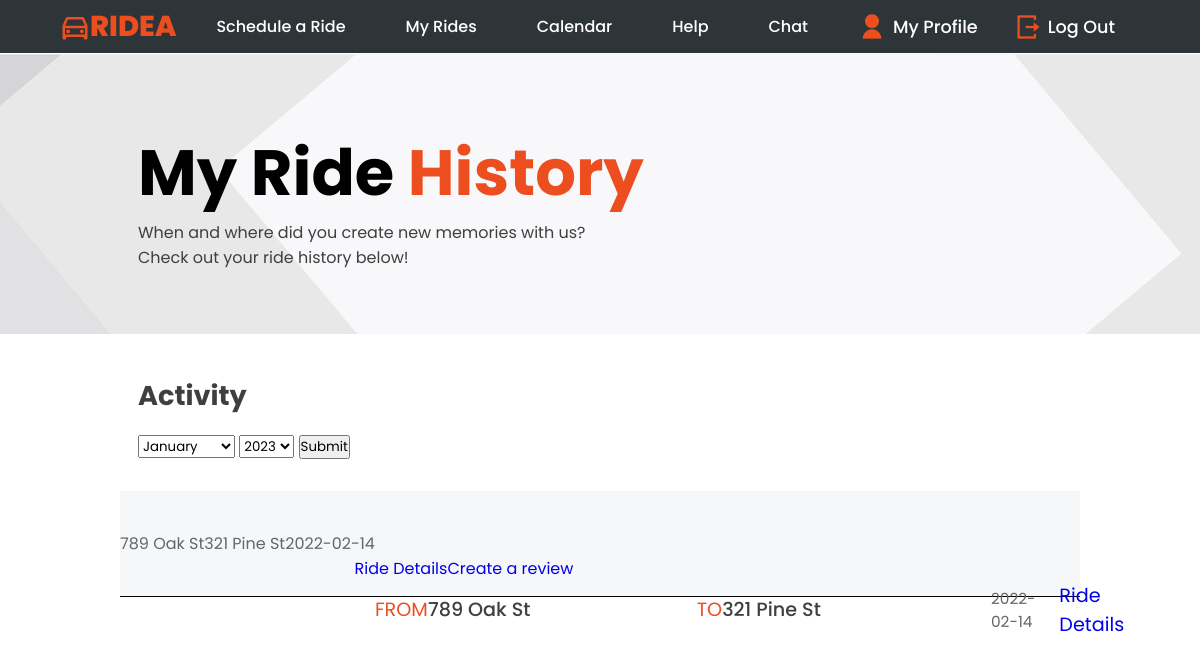
The app's page /ride-history.php (signed in), older data.
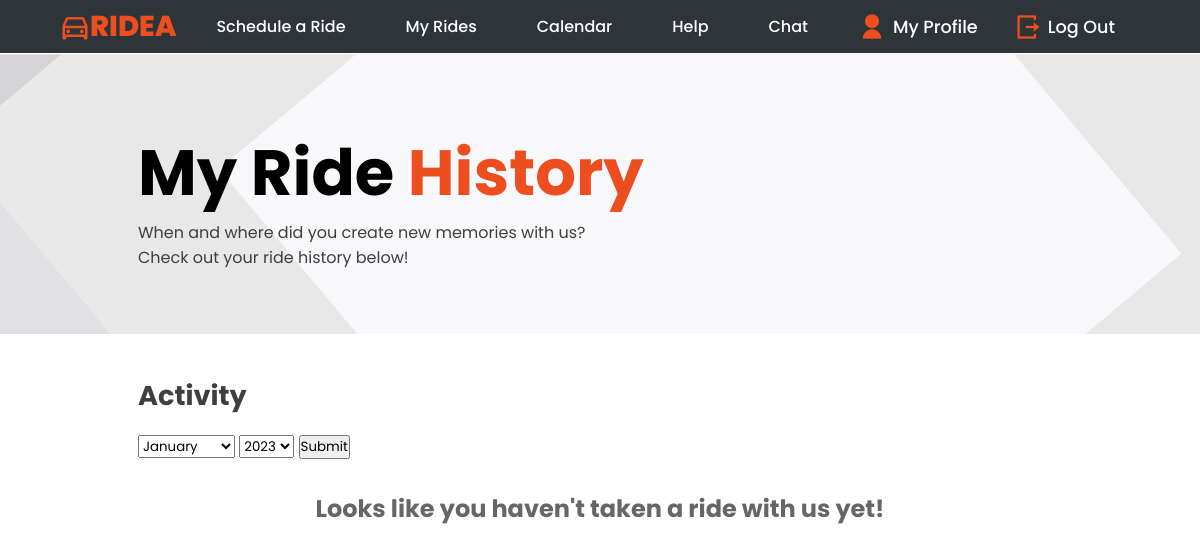
The same page, newer data.
### tables this page shows
CREATE TABLE TRIP (
    TripID INT AUTO_INCREMENT NOT NULL,
    DriverID INT,
    PassengerID INT,
    Start_location VARCHAR(255),
    End_location VARCHAR(255),
    Distance DECIMAL(10,2),
    Date DATE,
    PRIMARY KEY (TripID),
    FOREIGN KEY (DriverID) REFERENCES DRIVER(DriverID),
    FOREIGN KEY (PassengerID) REFERENCES PASSENGER(PassengerID)
);

### ride-history.php (the view, shortened to what this page needs)
<!DOCTYPE html>
<html lang="en">
<head>
    <link href="https://cdn.jsdelivr.net/npm/remixicon@2.5.0/fonts/remixicon.css" rel="stylesheet">
    <link rel="stylesheet" href="https://unpkg.com/boxicons@latest/css/boxicons.min.css">
    <link rel="stylesheet" href="path/to/font-awesome/css/font-awesome.min.css">
</head>
<body>
<?php include 'includes/nav.php'; ?>
<div class="contents">
    <div class="texts">
    <h2>My Ride <span>History</span></h2>
    <p>When and where did you create new memories with us?<br>Check out your ride history below!</p>
    </div>
</div>
<main>
<p class="activity"> Activity </p>
<form id="period_select" name="period_selection" method="POST">
    <select name="month" value=''>Select Month</option>
        <option value='01'>January</option>
    </select>
    <select name="year" value=''>Select Year</option>
        <option value='2023'>2023</option>
    </select>
  <button type="Submit" id="Submit" name="Submit">Submit</button>
</form>
<div class='table'>
            <?php
            $conn = mysqli_connect("db.luddy.indiana.edu", "i494f22_team06", "my+sql=i494f22_team06", "i494f22_team06");
            $type = $_SESSION['type'];
            $email = $_SESSION['login'];
            $ID = '';
            if ($type =='driver') {
                $sql = "SELECT * FROM DRIVER WHERE email='$email'";
                $result = $conn->query($sql);
                if ($result->num_rows > 0) {
                    while($row = $result->fetch_assoc()) {
                        $ID = $row["DriverID"];
                    }
                    if (isset($_POST["Submit"])) {
                        $month=$_POST["month"];
                        $year=$_POST["year"];
                        $sql = "select * from TRIP WHERE month(Date) = $month and year(Date) = $year and DriverID = $ID" ;
                        $result = mysqli_query($conn, $sql);
                        $num_rows = mysqli_num_rows($result);
                        if ($num_rows > 0) {
                            echo "<table style='border:1px red; border-collapse: collapse; width:40%; border: solid 2px solid black;'>";
                            echo "<tr style='border:1px solid black;'><th>Start Location</th><th>End Location</th><th>Date</th>";
                            while ($row = $result->fetch_assoc()) {
                                echo "<div class='box'>";
                                    echo "<div class='address'>";
                                        echo "<span>FROM</span>". "<span class='data'>". $row["Start_location"]."</span>";
                                        echo "<br><span>TO</span>". "<span class='data'>". $row["End_location"]."</span>";
                                        echo "<div class='datebox'>";
                                            echo $row["Date"];
                                        echo "</div>";
                                echo "<div class='btn-group'>";
                                echo "<a class='btn btn-warning'href='ride-details.php?TripID=".$row['TripID']."'>Ride Details</a>";
                                echo "<a class='btn btn-warning'href='help.php'>Ride Help</a>";
                                echo "<a class='btn btn-warning'href='review1.php?TripID=".$row['TripID']."'>Create a review</a>";
                                    echo "</div>";
                                echo "</div>";
                                echo "</div>";
                                echo "</td>";
                                echo "</tr>";
                            }
                            echo "</table>";
                        } else {
                            echo "<div class='no-result-wrapper'>";
                            echo "<div class='no-result'>";
                            echo "<h2>Looks like you haven't taken a ride with us yet!</h2>";
                            echo "</div>";
                            echo "</div>";
                        }
                    } else {
                        $sql_check = "SELECT * FROM TRIP WHERE PassengerID = $ID  ORDER BY Date DESC";
                        $result_check = mysqli_query($conn, $sql_check);
                        $num_rows_check = mysqli_num_rows($result_check);
                        if ($num_rows_check > 0) {
                            while ($row = $result_check->fetch_assoc()) {
                                echo "<div class='box'>";
                                    echo "<div class='address'>";
                                        echo "<span>FROM</span>". "<span class='data'>". $row["Start_location"]."</span>";
                                        echo "<br><span>TO</span>". "<span class='data'>". $row["End_location"]."</span>";
                                        echo "<div class='datebox'>";
                                            echo $row["Date"];
                                        echo "</div>";
                                echo "<div class='btn-group'>";
                                echo "<a class='btn btn-warning'href='ride-details.php?TripID=".$row['TripID']."'>Ride Details</a>";
                                echo "<a class='btn btn-warning'href='help.php'>Ride Help</a>";
                                echo "<a class='btn btn-warning'href='review1.php?TripID=".$row['TripID']."'>Create a review</a>";
                                    echo "</div>";
                                echo "</div>";
                                echo "</div>";
                                echo "</td>";
                                echo "</tr>";
                            }
                        } else {
                            echo "<div class='no-result-wrapper'>";
                            echo "<div class='no-result'>";
                            echo "<h2>Looks like you haven't taken a ride with us yet!</h2>";
                            echo "</div>";
                            echo "</div>";
                        }
                    }
                }
            }
            elseif ($type == 'passenger')
            {
                $sql = "SELECT * FROM PASSENGER WHERE email='$email'";
                $result = $conn->query($sql);
                if ($result->num_rows > 0) {
                    while($row = $result->fetch_assoc()) {
                        $ID = $row["PassengerID"];
                    }
                    if (isset($_POST["Submit"])) {
                        $month=$_POST["month"];
                        $year=$_POST["year"];
                        $sql = "select * from TRIP WHERE month(Date) = $month and year(Date) = $year and PassengerID = $ID" ;
                        $result = mysqli_query($conn, $sql);
                        $num_rows = mysqli_num_rows($result);
                        if ($num_rows > 0) {
                            while ($row = $result->fetch_assoc()) {
                                echo "<div class='box'>";
                                    echo "<div class='address'>";
                                        echo "<span>FROM</span>". "<span class='data'>". $row["Start_location"]."</span>";
                                        echo "<br><span>TO</span>". "<span class='data'>". $row["End_location"]."</span>";
                                        echo "<div class='datebox'>";
                                            echo $row["Date"];
                                        echo "</div>";
                                echo "<div class='btn-group'>";
                                echo "<a class='btn btn-warning'href='ride-details.php?TripID=".$row['TripID']."'>Ride Details</a>";
                                echo "<a class='btn btn-warning'href='help.php'>Ride Help</a>";
                                echo "<a class='btn btn-warning'href='review1.php?TripID=".$row['TripID']."'>Create a review</a>";
                                    echo "</div>";
                                echo "</div>";
                                echo "</div>";
                                echo "</td>";
                                echo "</tr>";
                            }
                        } else {
                            echo "<div class='no-result-wrapper'>";
                            echo "<div class='no-result'>";
                            echo "<h2>Looks like you haven't taken a ride with us yet!</h2>";
                            echo "</div>";
                            echo "</div>";
                        }
                    } else {
                        $sql_check = "SELECT * FROM TRIP WHERE PassengerID = $ID  ORDER BY Date DESC";
                        $result_check = mysqli_query($conn, $sql_check);
                        $num_rows_check = mysqli_num_rows($result_check);
                        if ($num_rows_check > 0) {
                            while ($row = $result_check->fetch_assoc()) {
                                echo "<div class='box'>";
                                    echo $row["Start_location"];
                                    echo $row["End_location"];
                                    echo $row["Date"];
                                echo "<div class='btn-group'>";
                                echo "<a class='btn btn-warning'href='ride-details.php?TripID=".$row['TripID']."'>Ride Details</a>";
                                echo "<a class='btn btn-warning'href='review1.php?TripID=".$row['TripID']."'>Create a review</a>";
                                    echo "<div class='address-box'>";
                                        echo "<span>FROM</span>". "<span class='data'>". $row["Start_location"]."</span>";
                                        echo "<span>TO</span>". "<span class='data'>". $row["End_location"]."</span>";
                                            echo "<div class='datebox'>";
                                                echo $row["Date"];
                                            echo "</div>";
                                        echo "<a class='btn btn-warning'href='ride-details.php?TripID=".$row['TripID']."'>Ride Details</a>";
                                echo "</div>";
                                echo "</div>";
                            }
                        } else {
                            echo "<div class='no-result-wrapper'>";
                            echo "<div class='no-result'>";
                            echo "<h2>Looks like you haven't taken a ride with us yet!</h2>";
                            echo "</div>";
                            echo "</div>";
                        }
                    }
                }
            }
?>
</main>
</body>
</html>

### includes/nav.php (shortened to what this page needs)
<!DOCTYPE html>
<html lang="en">
<head>
    <link href="https://cdn.jsdelivr.net/npm/remixicon@2.5.0/fonts/remixicon.css" rel="stylesheet">
    <link rel="stylesheet" href="https://unpkg.com/boxicons@latest/css/boxicons.min.css">
    <link rel="stylesheet" href="path/to/font-awesome/css/font-awesome.min.css">
</head>
</head>
<body>
    <?php
        $login = $_SESSION['login'];
        if(!$login) {
          ?>
            <nav>
            <a href="home.php" class="logo text-decoration-none"><i class="ri-car-line"></i><span>RIDEA</span></a>
                <div class="main">
                    <a href="loginform.php" class="user"><i class="ri-user-fill"></i>Sign in</a>
                    <a href="register1.php">Register</a>
                    <div class="bx bx-menu" id="menu-icon"></div>
                </div>
            </nav>
          <?
        }
        else{
            ?>
            <nav>
            <a href="home.php" class="logo"><i class="ri-car-line"></i><span>RIDEA</span></a>
                <ul class="navbar">
                    <li><a href="usersurvey.php">Schedule a Ride</a></li>
                    <li><a href="ride-history.php">My Rides</a></li>
                    <li><a href="calendar.php">Calendar</a></li>
                    <li><a href="help.php">Help</a></li>
                    <li><a href="chat_before.php">Chat</a></li>
                </ul>
                <div class="main">
                    <a href="profile.php" class="user"><i class="ri-user-fill"></i>My Profile</a>
                    <a href="logout.php" class="user"><i class="ri-logout-box-r-line"></i>Log Out</a>
                </div>
            </nav>
            <?
        }
    ?>
</body>
</html>

Row changes from the older to the newer data that the page shows:
no longer on this page (row edited): trip: Start_location "789 Oak St", End_location "321 Pine St", Date "2022-02-14"
Text that changed along with them:
text now shown: "Looks like you haven't taken a ride with us yet!"
